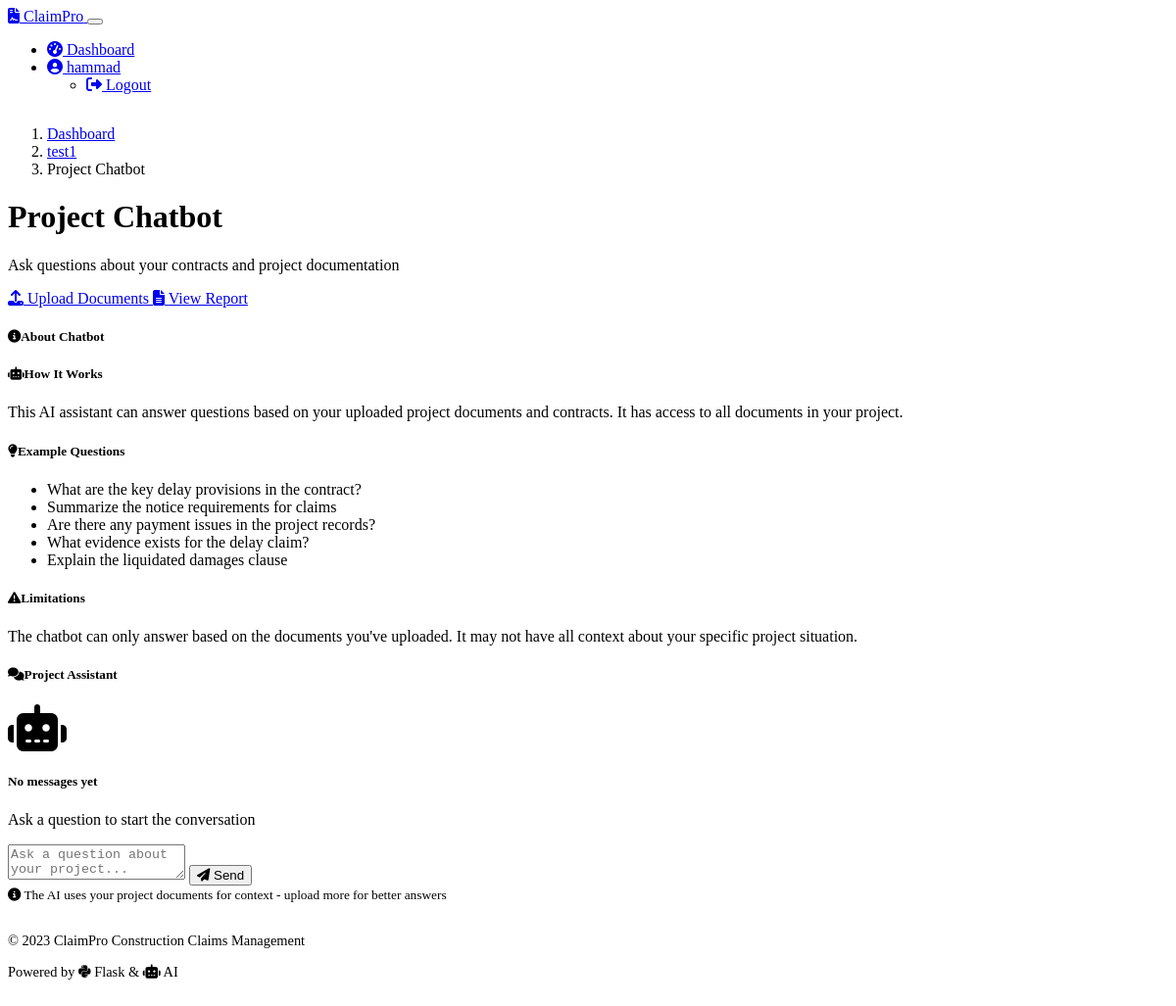
Page /project/2/chat (signed in) on the earlier database version.
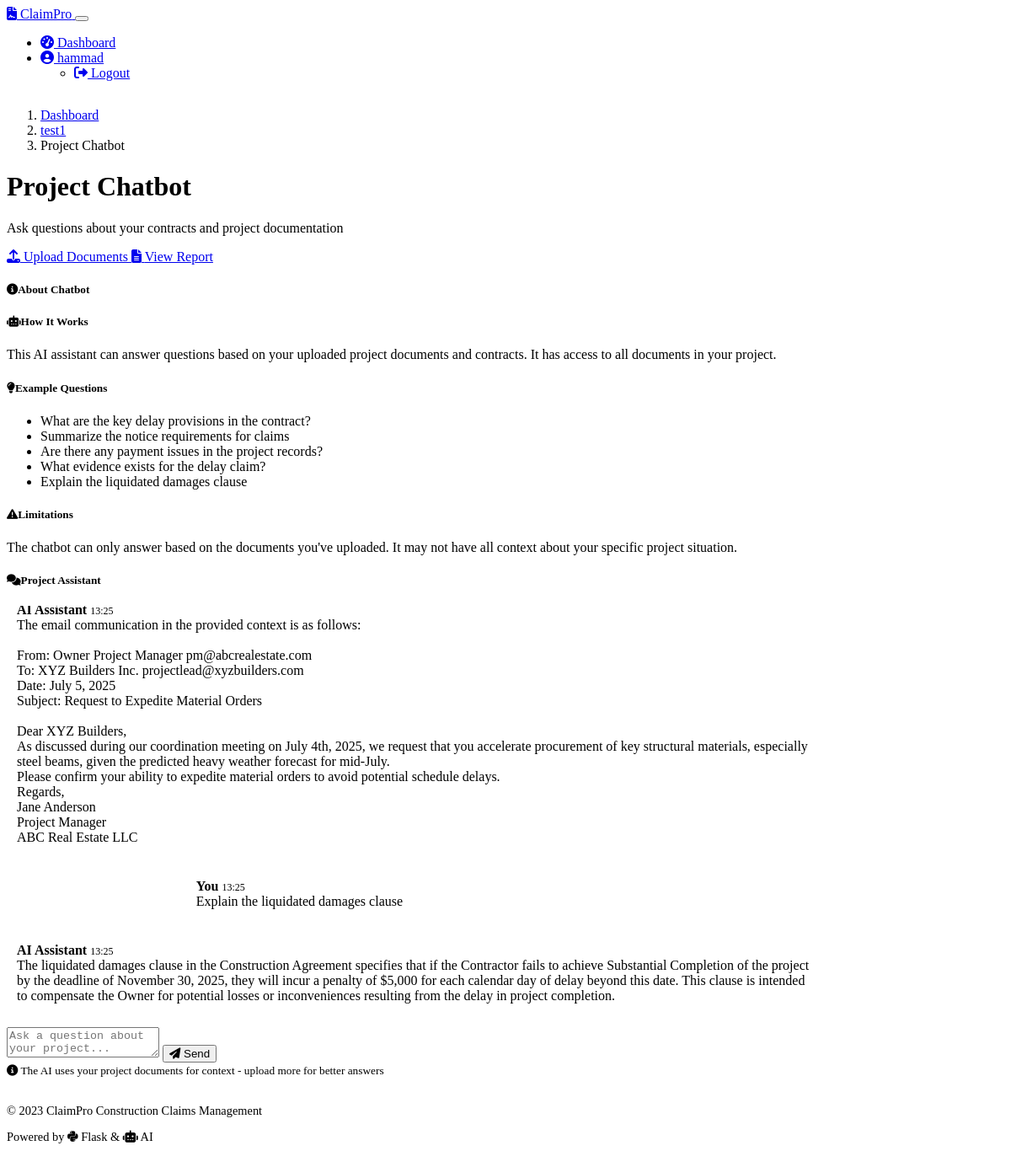
Same page on the later database version.
### models.py (models this page shows, shortened)
class User(UserMixin, db.Model):
    id = db.Column(db.Integer, primary_key=True)
    username = db.Column(db.String(64), unique=True, nullable=False)
    email = db.Column(db.String(120), unique=True, nullable=False)
    password_hash = db.Column(db.String(256), nullable=False)
    projects = db.relationship('Project', backref='user', lazy=True, cascade="all, delete-orphan")

class Project(db.Model):
    id = db.Column(db.Integer, primary_key=True)
    user_id = db.Column(db.Integer, db.ForeignKey('user.id'), nullable=False)
    project_name = db.Column(db.String(120), nullable=False)
    created_at = db.Column(db.DateTime, default=datetime.utcnow)
    documents = db.relationship('Document', backref='project', lazy=True, cascade="all, delete-orphan")
    project_records = db.relationship('ProjectRecord', backref='project', lazy=True, cascade="all, delete-orphan")
    risks = db.relationship('Risk', backref='project', lazy=True, cascade="all, delete-orphan")
    entitlement_causation = db.relationship('EntitlementCausation', backref='project', lazy=True, cascade="all, delete-orphan")
    quantum = db.relationship('Quantum', backref='project', lazy=True, cascade="all, delete-orphan")
    counterclaims = db.relationship('Counterclaim', backref='project', lazy=True, cascade="all, delete-orphan")
    chat_messages = db.relationship('ChatMessage', backref='project', lazy=True, cascade="all, delete-orphan")

class ChatMessage(db.Model):
    id = db.Column(db.Integer, primary_key=True)
    project_id = db.Column(db.Integer, db.ForeignKey('project.id'), nullable=False)
    is_user = db.Column(db.Boolean, default=True)
    message = db.Column(db.Text, nullable=False)
    timestamp = db.Column(db.DateTime, default=datetime.utcnow)

### app.py (the view, shortened to what this page needs)
@app.route('/project/<int:project_id>/chat', methods=['GET', 'POST'])
@login_required
def chatbot(project_id):
    project = Project.query.get_or_404(project_id)
    if project.user_id != current_user.id:
        abort(403)
    form = ChatForm()
    chat_messages = ChatMessage.query.filter_by(project_id=project_id).order_by(ChatMessage.timestamp).all()
    return render_template('chatbot.html', project=project, form=form, chat_messages=chat_messages)

### forms.py
class ChatForm(FlaskForm):
    message = TextAreaField('Message', validators=[DataRequired()])
    submit = SubmitField('Send')

### app.py (called while the page is built)
@login_manager.user_loader
def load_user(user_id):
    return db.session.get(User, int(user_id))

### templates/chatbot.html (shortened to what this page needs)
{% extends 'base.html' %}
{% block content %}
<nav aria-label="breadcrumb" class="mb-4">
    <ol class="breadcrumb">
        <li class="breadcrumb-item"><a href="{{ url_for('dashboard') }}">Dashboard</a></li>
        <li class="breadcrumb-item"><a href="{{ url_for('upload_document', project_id=project.id) }}">{{ project.project_name }}</a></li>
        <li class="breadcrumb-item active">Project Chatbot</li>
    </ol>
</nav>
<div class="row mb-4">
    <div class="col-md-7">
        <h1 class="mb-2">Project Chatbot</h1>
        <p class="lead">Ask questions about your contracts and project documentation</p>
    </div>
    <div class="col-md-5 text-md-end d-flex flex-wrap justify-content-md-end gap-2">
        <a href="{{ url_for('upload_document', project_id=project.id) }}" class="btn btn-outline-primary">
            <i class="fas fa-upload me-1"></i> Upload Documents
        </a>
        <a href="{{ url_for('generate_report', project_id=project.id) }}" class="btn btn-success">
            <i class="fas fa-file-alt me-1"></i> View Report
        </a>
    </div>
</div>
<div class="row">
    <div class="col-lg-4 order-lg-2 mb-4">
        <div class="card shadow-sm h-100 fade-in-element">
            <div class="card-header bg-primary text-white">
                <h5 class="mb-0"><i class="fas fa-info-circle me-2"></i>About Chatbot</h5>
            </div>
            <div class="card-body">
                <div class="mb-4">
                    <h5><i class="fas fa-robot text-info me-2"></i>How It Works</h5>
                    <p>This AI assistant can answer questions based on your uploaded project documents and contracts. It has access to all documents in your project.</p>
                </div>
                <div class="mb-4">
                    <h5><i class="fas fa-lightbulb text-warning me-2"></i>Example Questions</h5>
                    <ul class="mb-0">
                        <li>What are the key delay provisions in the contract?</li>
                        <li>Summarize the notice requirements for claims</li>
                        <li>Are there any payment issues in the project records?</li>
                        <li>What evidence exists for the delay claim?</li>
                        <li>Explain the liquidated damages clause</li>
                    </ul>
                </div>
                <div class="mb-0">
                    <h5><i class="fas fa-exclamation-triangle text-danger me-2"></i>Limitations</h5>
                    <p class="mb-0">The chatbot can only answer based on the documents you've uploaded. It may not have all context about your specific project situation.</p>
                </div>
            </div>
        </div>
    </div>
    <div class="col-lg-8 order-lg-1">
        <div class="card shadow-sm mb-4 fade-in-element">
            <div class="card-header bg-info text-white">
                <h5 class="mb-0"><i class="fas fa-comments me-2"></i>Project Assistant</h5>
            </div>
            <div class="card-body">
                <div class="chat-container mb-4 p-3 bg-dark rounded">
                    {% if chat_messages %}
                        {% for message in chat_messages %}
                            <div class="chat-message {{ 'user-message' if message.is_user else 'ai-message' }}">
                                <div class="mb-1">
                                    <strong>{{ 'You' if message.is_user else 'AI Assistant' }}</strong>
                                    <span class="chat-timestamp">{{ message.timestamp.strftime('%H:%M') }}</span>
                                </div>
                                <div style="white-space: pre-wrap;">{{ message.message }}</div>
                            </div>
                        {% endfor %}
                    {% else %}
                        <div class="text-center py-5 text-muted">
                            <i class="fas fa-robot fa-3x mb-3"></i>
                            <h5>No messages yet</h5>
                            <p>Ask a question to start the conversation</p>
                        </div>
                    {% endif %}
                </div>
                <form method="POST">
                    <div class="input-group">
                        {{ form.message(class="form-control", placeholder="Ask a question about your project...", rows="2") }}
                        <button type="submit" class="btn btn-primary">
                            <i class="fas fa-paper-plane me-1"></i> Send
                        </button>
                    </div>
                </form>
            </div>
            <div class="card-footer bg-dark text-muted">
                <small><i class="fas fa-info-circle me-1"></i> The AI uses your project documents for context - upload more for better answers</small>
            </div>
        </div>
    </div>
</div>
{% endblock %}

### templates/base.html (shortened to what this page needs)
<!DOCTYPE html>
<html lang="en" data-bs-theme="dark">
<head>
    <link rel="stylesheet" href="https://cdn.replit.com/agent/bootstrap-agent-dark-theme.min.css">
    <link rel="stylesheet" href="https://cdnjs.cloudflare.com/ajax/libs/font-awesome/6.4.0/css/all.min.css">
    <link rel="stylesheet" href="{{ url_for('static', filename='styles.css') }}">
</head>
<body class="d-flex flex-column min-vh-100">
    <nav class="navbar navbar-expand-lg navbar-dark bg-primary">
        <div class="container">
            <a class="navbar-brand d-flex align-items-center" href="{{ url_for('index') }}">
                <i class="fas fa-file-contract me-2"></i>
                <span>ClaimPro</span>
            </a>
            <button class="navbar-toggler" type="button" data-bs-toggle="collapse" data-bs-target="#navbarNav">
            </button>
            <div class="collapse navbar-collapse" id="navbarNav">
                <ul class="navbar-nav ms-auto">
                    {% if current_user.is_authenticated %}
                    <li class="nav-item">
                        <a class="nav-link {% if request.endpoint == 'dashboard' %}active{% endif %}" href="{{ url_for('dashboard') }}">
                            <i class="fas fa-tachometer-alt me-1"></i> Dashboard
                        </a>
                    </li>
                    <li class="nav-item dropdown">
                        <a class="nav-link dropdown-toggle" href="#" id="userDropdown" role="button" data-bs-toggle="dropdown">
                            <i class="fas fa-user-circle me-1"></i> {{ current_user.username }}
                        </a>
                        <ul class="dropdown-menu dropdown-menu-end">
                            <li>
                                <a class="dropdown-item" href="{{ url_for('logout') }}">
                                    <i class="fas fa-sign-out-alt me-1"></i> Logout
                                </a>
                            </li>
                        </ul>
                    </li>
                    {% endif %}
                </ul>
            </div>
        </div>
    </nav>
    <main class="py-4">
        <div class="container">
            {% block content %}{% endblock %}
        </div>
    </main>
    <footer class="bg-dark text-light py-3 mt-auto">
        <div class="container">
            <div class="row">
                <div class="col-md-6">
                    <p class="mb-0">&copy; 2023 ClaimPro Construction Claims Management</p>
                </div>
                <div class="col-md-6 text-md-end">
                    <p class="mb-0">Powered by <i class="fab fa-python"></i> Flask & <i class="fas fa-robot"></i> AI</p>
                </div>
            </div>
        </div>
    </footer>
</body>
</html>

### static/styles.css (style rules this page uses)
body { min-height: 100vh; display: flex; flex-direction: column; }
main { flex: 1; }
footer { margin-top: auto; padding: 1rem 0; font-size: 0.9rem; }
.chat-container { max-height: 500px; overflow-y: auto; }
.chat-message { margin-bottom: 1rem; padding: 0.75rem; border-radius: 0.5rem; max-width: 80%; }
.user-message { background-color: rgba(var(--bs-primary-rgb), 0.1); border: 1px solid rgba(var(--bs-primary-rgb), 0.2); margin-left: auto; }
.ai-message { background-color: rgba(var(--bs-secondary-rgb), 0.1); border: 1px solid rgba(var(--bs-secondary-rgb), 0.2); margin-right: auto; }
.chat-timestamp { font-size: 0.75rem; color: var(--bs-secondary); }
.fade-in { animation: fadeIn 0.5s; }

Differences in the rows shown:
added ChatMessage: is_user "AI Assistant", timestamp "13:25", message "The email communication in the provided context is as follows: From: Owner Project Manager pm@abcrealestate.com To: XYZ Builders Inc. projectlead@xyzbuilders.com Date: July 5, 2025 Subject: Request to Expedite Material Orders Dear XYZ Builders, As discussed during our coordination meeting on July 4th, 2025, we request that you accelerate procurement of key structural materials, especially steel beams, given the predicted heavy weather forecast for mid-July. Please confirm your ability to expedite material orders to avoid potential schedule delays. Regards, Jane Anderson Project Manager ABC Real Estate LLC"
added ChatMessage: is_user "You", timestamp "13:25", message "Explain the liquidated damages clause"
added ChatMessage: is_user "AI Assistant", timestamp "13:25", message "The liquidated damages clause in the Construction Agreement specifies that if the Contractor fails to achieve Substantial Completion of the project by the deadline of November 30, 2025, they will incur a penalty of $5,000 for each calendar day of delay beyond this date. This clause is intended to compensate the Owner for potential losses or inconveniences resulting from the delay in project completion."
Other differences:
text no longer shown: "No messages yet Ask a question to start the conversation"
